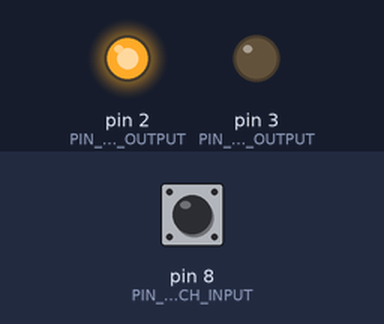
A sketch run on a simulated Arduino Uno, built with avr-gcc and run on an emulated ATmega328P. Shown: output pins drawn as LEDs (lit = HIGH). The inputs (shaded band) are chosen by the test bench; at power-on: pin 8 (PIN_SWITCH_INPUT) HIGH. WiFi joins after 1.5 s; servers stay silent unless stated; no MQTT or app messages arrive unless stated; what the sketch prints to the serial monitor is not drawn.

Above: at 4.7 s.
4.8 s: pin 8 (PIN_SWITCH_INPUT) pulled LOW for 0.15 s
At 5.11 s:
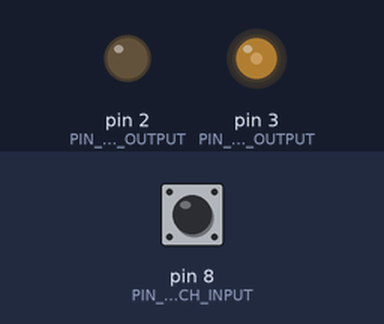
6.9 s: pin 8 (PIN_SWITCH_INPUT) pulled LOW for 1 s
At 7.7 s:
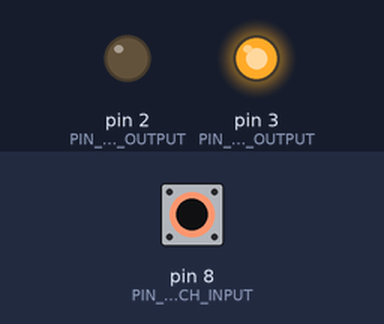
9.9 s: pin 8 (PIN_SWITCH_INPUT) pulled LOW for 3.2 s
At 13.25 s:
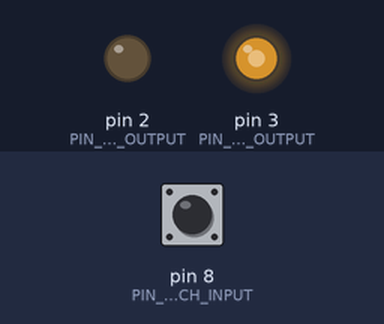
Timing chart, 0 to 15.0 s (numbered marks = the images above; inputs shaded):
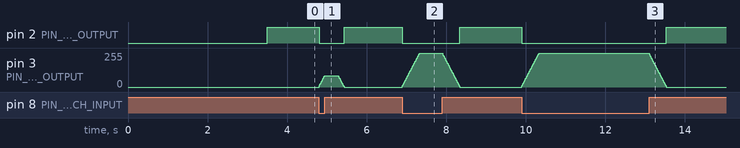

The sketch:

ittre-chQt-sideLight.ino
```cpp
/**
 * This node is intended to control the light above the sink in Quentin's room, the audio amplifiers and be a motion sensor
 *
 */

#define PIN_SWITCH_INPUT 8
#define PIN_LED_OUTPUT 3
#define PIN_PWR_OUTPUT 2
#define NUM_READINGS_MQTT_LED_DIMMER 50 //How many sample to smooth the input value of the LEDs
#define TIME_READINGS_MQTT_LED_DIMMER_MS 8 //How long to wait befor readings (if no new reading is received, the previous value is used)
#define DEBOUNCE_TIME_SWITCH_MS 100
#define DEBOUNCE_TIME_MOTION_MS 4500


#include <SPI.h>
#include <Ethernet.h>
#include <PubSubClient.h>


byte mac[]    = {  0xDE, 0xAD, 0xAA, 0xAA, 0x72, 0x19 };
IPAddress ip(192, 168, 1, 210);
IPAddress server(192, 168, 1, 150);

EthernetClient ethClient;
PubSubClient client(ethClient);

long lastReconnectAttempt = 0;

unsigned char lastInputs[NUM_READINGS_MQTT_LED_DIMMER];
unsigned char lastInputsIndex = 0;
int lastInputsTotal = 0;
unsigned long lastInputsLastReading = 0;
unsigned char targetValuePercentage = 0;

bool lastValueSwitch;
unsigned long lastSwitchToggle = 0;

unsigned long lastMotionDetected = 0;

void setup()
{
  Serial.begin(115200);
  Serial.println("Restarting");
  client.setServer(server, 1883);
  client.setCallback(callback);
  for (unsigned char i = 0; i < NUM_READINGS_MQTT_LED_DIMMER; i++) {
    lastInputs[i] = 0;
  }

  delay(1000);
  Ethernet.begin(mac);

  Serial.println("LAN done.");
  delay(1000);
  lastReconnectAttempt = 0;
  pinMode(PIN_LED_OUTPUT, OUTPUT);
  pinMode(PIN_SWITCH_INPUT, INPUT_PULLUP);
//  pinMode(PIN_MOTION_INPUT, INPUT_PULLUP);
  pinMode(PIN_PWR_OUTPUT, OUTPUT);
  digitalWrite(PIN_LED_OUTPUT, false);
  lastValueSwitch = digitalRead(PIN_SWITCH_INPUT);
  digitalWrite(PIN_PWR_OUTPUT, true); //Power supply STDBY
  Serial.println("Setup finished.");
}

void loop()
{
  manageMQTTConnexion();
  manageSwitch();
  manageLEDDimmer();
  //manageMotionSensor();
  Ethernet.maintain();
}


/* void manageMotionSensor() {
  if (millis() > lastMotionDetected + DEBOUNCE_TIME_MOTION_MS && digitalRead(PIN_MOTION_INPUT)) {
    client.publish("/jarvis/out/status/etage/chQuentin/motion", "MVMT");
    lastMotionDetected = millis();
  }
} */

void manageSwitch() {
  if (millis() > lastSwitchToggle + DEBOUNCE_TIME_SWITCH_MS) {
    bool newValue = digitalRead(PIN_SWITCH_INPUT);
    if (lastValueSwitch != newValue) {
      toggleLED();
      lastValueSwitch = newValue;
      lastSwitchToggle = millis();
    }
  }
}

void toggleLED() {
  unsigned char newValue = 100;
  if (lastInputsTotal/NUM_READINGS_MQTT_LED_DIMMER > 0)
    newValue = 0;

  lastInputsAddNewReading(newValue);

  //client.publish("/jarvis/out/status/etage/chQuentin/sideLightBrightness", newValue);
}

void manageLEDDimmer() {
  if (millis() > lastInputsLastReading + TIME_READINGS_MQTT_LED_DIMMER_MS) {
    lastInputsRefresh();

    if (lastInputsTotal > 0)
      digitalWrite(PIN_PWR_OUTPUT, false);
    else
      digitalWrite(PIN_PWR_OUTPUT, true);

    analogWrite(PIN_LED_OUTPUT, lastInputsTotal/NUM_READINGS_MQTT_LED_DIMMER);
    lastInputsLastReading = millis();
  }
}

void lastInputsRefresh() {
  unsigned char readIndex = 0;
  if (lastInputsIndex == 0)
    readIndex = NUM_READINGS_MQTT_LED_DIMMER - 1;
  else
    readIndex = lastInputsIndex - 1;

  lastInputsAddNewReadingToTable(lastInputs[readIndex]);
}

void lastInputsAddNewReading(unsigned char value) {
  if (value > 100)
    value = 100;
  else if (value < 0)
    value = 0;

  targetValuePercentage = value;
  char buffer[4] = "";
  sprintf(buffer, "%d", value);
  client.publish("/jarvis/out/status/etage/chQuentin/sideLightBrightness", buffer);

  unsigned char output = 0;

  if (value > 10)
    output = map(value, 11, 100, 31, 255);
  else if (value == 1)
    output = 1;
  else if (value == 0)
    output = 0;
  else
    output = map(value, 2, 10, 2, 30);

  lastInputsAddNewReadingToTable(output);
}

void lastInputsAddNewReadingToTable(unsigned char value) {
  lastInputsTotal -= lastInputs[lastInputsIndex];
  lastInputs[lastInputsIndex] = value;
  lastInputsTotal += lastInputs[lastInputsIndex];
  lastInputsIndex++;

  if (lastInputsIndex >= NUM_READINGS_MQTT_LED_DIMMER)
    lastInputsIndex = 0;
}

void manageMQTTConnexion() {
  if (!client.connected()) {
    long now = millis();
    if (now - lastReconnectAttempt > 5000) {
      lastReconnectAttempt = now;
      // Attempt to reconnect
      if (reconnect()) {
        lastReconnectAttempt = 0;
      }
    }
  } else {
    client.loop();
  }
}

boolean reconnect() {
  if (client.connect("arduino-ChQuentin")) {
    client.subscribe("/jarvis/in/command/etage/chQuentin/#");
  }
  return client.connected();
}

void callback(char* topic, byte* payload, unsigned int length) {
  char* newString = (char*)malloc(length);
  memcpy(newString, payload, length);
  newString[length] = '\0';
  if (String(topic).indexOf("sideLightBrightness") > 0)
    parseSideLightMQTTMessage(newString);
  free(newString);
}

void parseSideLightMQTTMessage(char* payload) {
  lastInputsAddNewReading(atoi(payload));
}
```

Measured:
- after the input at 4.8 s, pin 2 (PIN_PWR_OUTPUT): HIGH → LOW at once, → HIGH 0.62 s later; pin 3 (PIN_LED_OUTPUT): rises from 0/255 to 86/255 in 0.14 s, then falls to 0/255 in 0.49 s
- after the input at 6.9 s, pin 2 (PIN_PWR_OUTPUT): HIGH → LOW at once, → HIGH 1.4 s later; pin 3 (PIN_LED_OUTPUT): rises from 0/255 to 255/255 in 0.43 s, then falls to 0/255 in 1.0 s
- after the input at 9.9 s, pin 2 (PIN_PWR_OUTPUT): HIGH → LOW at once, → HIGH 3.6 s later; pin 3 (PIN_LED_OUTPUT): rises from 0/255 to 255/255 in 0.43 s, then falls to 0/255 in 3.2 s
